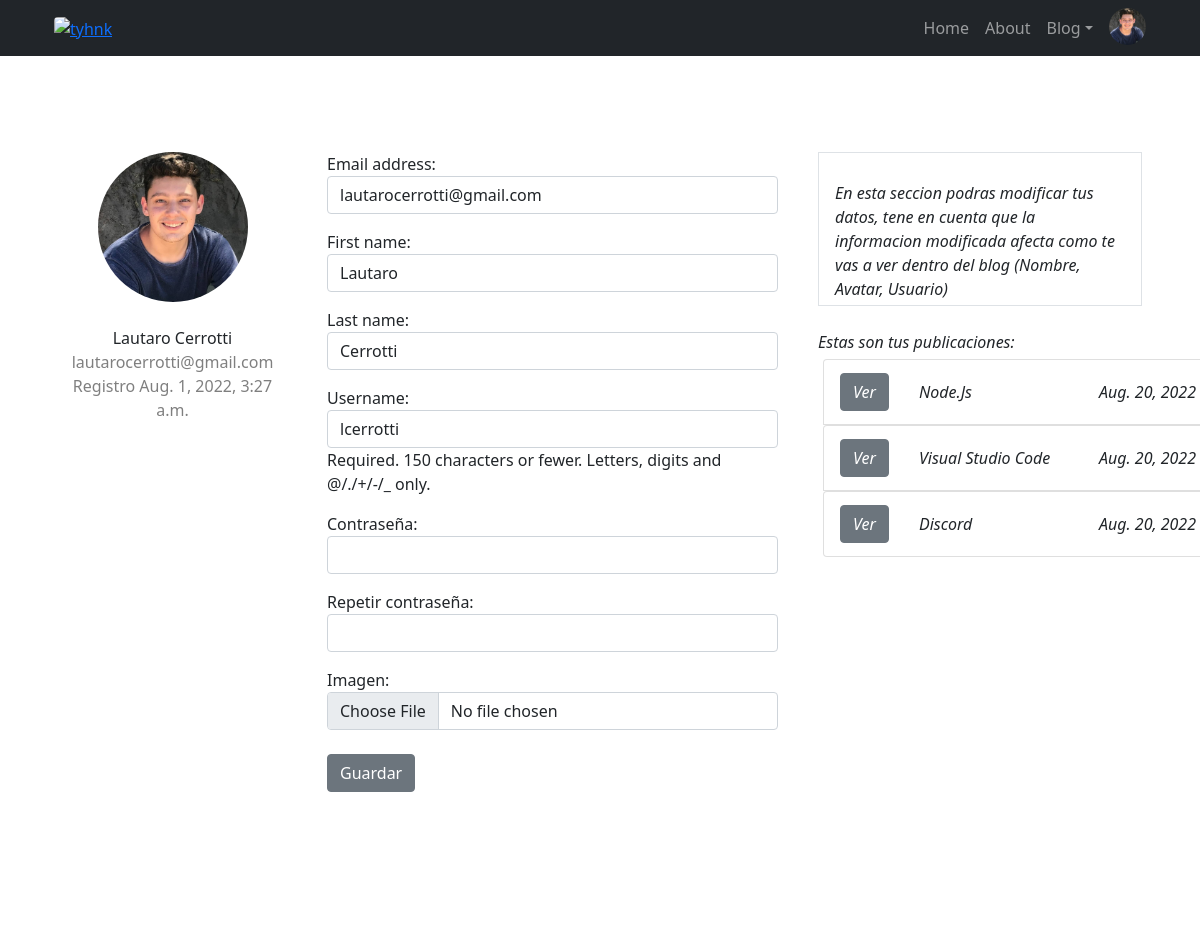
/registrado/modificar_perfil/ (signed in), run on an earlier commit of the app's database.
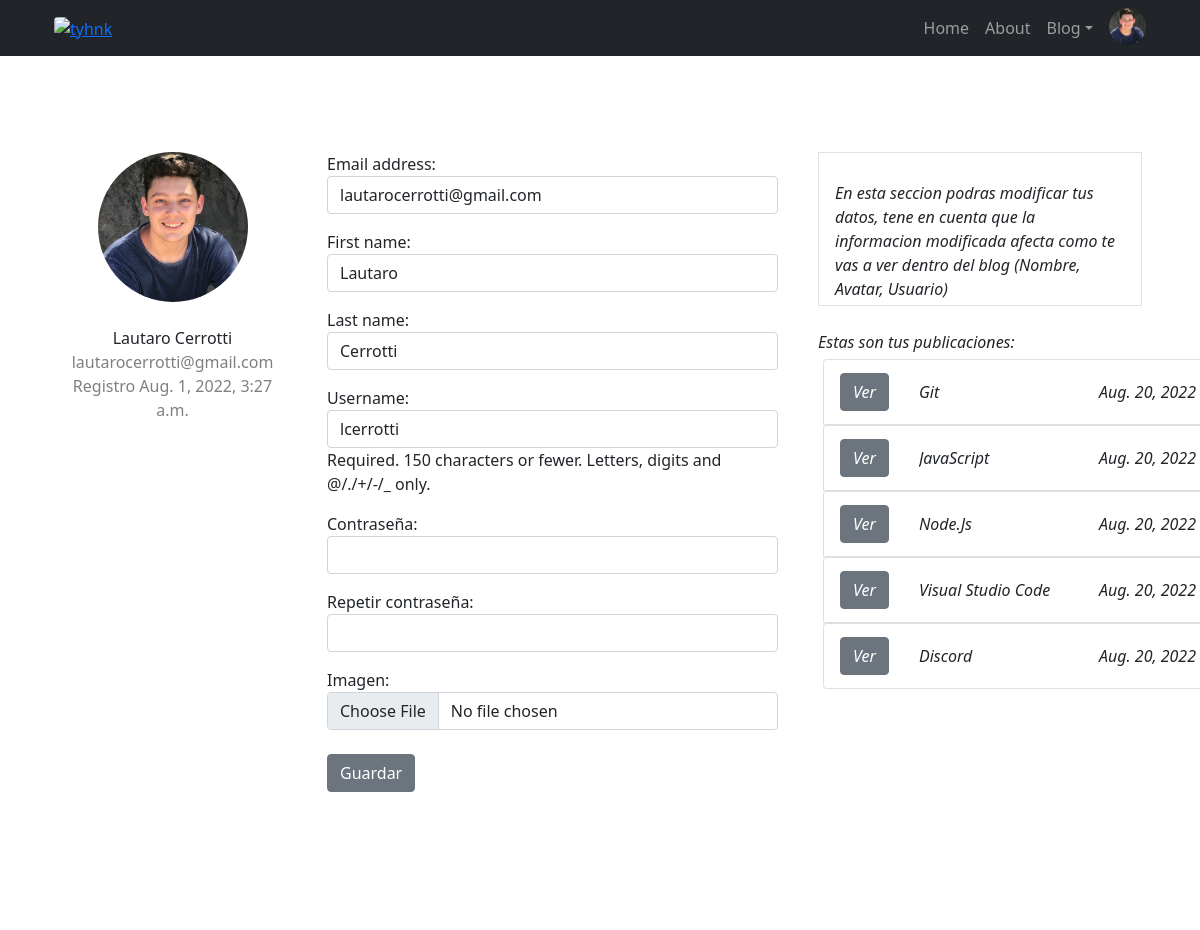
And on a later commit of the database.
### Blog_General/models.py (models this page shows, shortened)
class Publicacion(models.Model):
    options= (
        ('draft', 'Draft'),
        ('publicado', 'Publicado'),
    )
    options2= (
        ('si', 'si'),
        ('no', 'no'),
    )
    titulo = models.CharField(max_length=100)
    descripcion = models.TextField(max_length = 200, default="Some String")
    contenido = models.TextField(max_length=3500)
    imagen = models.URLField(max_length=3000, blank=True, null=True)
    fecha = models.DateField(auto_now_add=True)
    publicado = models.CharField(max_length=10, choices=options, default='draft')
    muestra_inferior = models.CharField(max_length=10, choices=options2, default='no')
    muestra_superior = models.CharField(max_length=10, choices=options2, default='no')
    likes = models.ManyToManyField(User, related_name='entry_likes', blank=True)
    avatar = models.URLField(blank=True, null=True)
    user = models.ForeignKey(User, on_delete=models.CASCADE, null=True) # El autor sera una ForeignKey la cual es igual al usuario conectado.

### RegistroUsuarios/views.py (the view)
# urls.py: path('modificar_perfil/', editar_perfil, name='modperfil'),
@login_required
def editar_perfil(request):
    usuario = request.user
    if request.method == 'POST':
        print("post")
        miFormulario = UserEditForm(request.POST, instance=request.user) # Enviamos a los formularios Avatar y UserEditForm los datos de la Request.
        formAvatar = AvatarFormulario(request.POST, request.FILES)
        if miFormulario.is_valid():
            print("es valido")
            data = miFormulario.cleaned_data
            usuario.first_name = data["first_name"]
            usuario.last_name = data["last_name"]
            usuario.email = data["email"]
            usuario.password = data["password1"]
            usuario.set_password(usuario.password)
            usuario.save()
            '''
            Necesitamos comprobar 3 cosas antes de cargar el avatar ya que el formulario puede
            devolver None (No cargo archivos).
            1) No tenga Imagen cargada pero si una anterior (Traemos la ultima que tenia.)
            2) No tenga Imagen cargada y tampoco una anterior (Cargamos una IMG defoult.jpg)
            3) Tenga una anterior y la quiera actualizar (Cargamos la nueva imagen)

            '''
            if formAvatar.is_valid():
                dataAvatar = formAvatar.cleaned_data
                print(dataAvatar)
                if dataAvatar['imagen'] == None and Avatar.objects.filter(user=request.user.id).last():
                    avatar = Avatar.objects.filter(user=request.user.id).last()
                    avatar.save()
                elif dataAvatar['imagen'] == None and Avatar.objects.filter(user=request.user.id).last() == None:
                    avatar = Avatar(user=request.user, imagen=os.path.join(MEDIA_URL, 'img/default.jpg'))
                    avatar.save()
                elif dataAvatar['imagen'] != None:
                    avatar = Avatar(user=request.user, imagen=dataAvatar["imagen"])
                    avatar.save()
            return render(request, "indexBase.html", {"mensaje": "Datos actualizados con éxito..."}) #Devolvemos un mensaje de Exito
        return render(request, "indexBase.html", {"mensaje": "La contraseña es invalida, Debe contener minimo 8 Caracteres alfanumericos y ambas deben coinicidir"}) #Si las contraseñas no coinciden o son solamente numeros
    else:
        miFormulario = UserEditForm(instance=request.user)         #Caso contrario , devolvemos los formularios correspondientes a modificar_perfil
        formAvatar = AvatarFormulario()
        Posteos = Publicacion.objects.filter(user=request.user)
        context = miFormulario.errors
    return render(request, "modificar_perfil.html", {"miFormulario": miFormulario, "formAvatar": formAvatar, "Posteos": Posteos, 'context':context})

### RegistroUsuarios/forms.py
class AvatarFormulario(forms.ModelForm):
    class Meta:
        model=Avatar
        fields=('imagen',)
        widgets= {
            'imagen': forms.FileInput(
                attrs={
                    'type': 'file',
                    'class': 'form-control',
                }
            ),
        }

### Main/context_procesor.py (called while the page is built)
def getUserInfo(request):
    context = {}
    if not request.user.is_authenticated:
        context['formAuth'] = AuthenticationForm()
    else: #Solicitamos el ultimo avatar y lo pasamos como context
        avatar = Avatar.objects.filter(user=request.user.id).last()
        if avatar:
            context['url'] = avatar.imagen.url
        else: # Caso contrario, asignamos una imagen Defoult.
            avatar = Avatar(user=request.user, imagen=os.path.join(MEDIA_URL, 'img/default.jpg'))
        context['url'] = avatar.imagen.url
    return context

### templates/modificar_perfil.html (shortened to what this page needs)
{% extends 'indexBase.html' %}
{% block navigation %}
{% load static %}
<link href="{% static 'css\styles.css' %}" rel="stylesheet" />
<div class="container rounded bg-white mt-5 mb-5">
    <div class="row">
        <div class="col-md-3 border-right">
            <div class="d-flex flex-column align-items-center text-center p-3 py-5"><img class="rounded-circle"
                    width="150" height="150" src="{{url}}"><br><span class="font-weight-bold">{{user.first_name}}
                    {{user.last_name}}</span><span class="text-black-50">{{user.email}}</span><span
                    class="text-black-50">Registro {{user.date_joined}}</span></div>
        </div>
        <div class="col-md-5 border-right">
            <br></br>
            <form enctype="multipart/form-data" method="POST">{% csrf_token %}
                {{miFormulario.as_p}}
                {{formAvatar}}<br>
                <input class="btn btn-secondary" type="submit" value="Guardar">
            </form>
        </div>
        <div class="col-md-4">
            <div class="p-3 py-5">
                <div class="d-flex justify-content-between align-items-center experience"><span
                        class="border px-3 p-1 add-experience"><i class="fa fa-plus"><br>
                            <div class="col-md-12"><label class="labels">En esta seccion podras modificar tus datos,
                                    tene en cuenta que la informacion modificada afecta como te vas a ver dentro del
                                    blog (Nombre, Avatar, Usuario){{context}}</label><br>
                            </div>
                </div>
                <div class="col-md-15"><br>
                    {% if Posteos %}
                    <label class="labels">Estas son tus publicaciones:</label>
                    <div style="width:400px;height:500px;line-height:3em;overflow:auto;padding:5px;">
                        {% for post in Posteos %}
                        <ul class="list-group">
                            <li class="list-group-item d-flex justify-content-between align-items-center">
                                <a class="btn btn-secondary bt-sm" href="{% url 'verpost' post.id %}">Ver</a>
                                <div class="b">
                                    <span class="b">{{post.titulo}}</span>
                                </div>
                                <span>{{post.fecha}}</span>
                            </li>
                            {% endfor %}
                            {% endif %}
                    </div>
                </div>
            </div>
        </div>
    </div>
    {% endblock navigation %}

What changed in the data, as far as the page shows it:
added Publicacion: titulo "Git", fecha "Aug. 20, 2022"
added Publicacion: titulo "JavaScript", fecha "Aug. 20, 2022"
